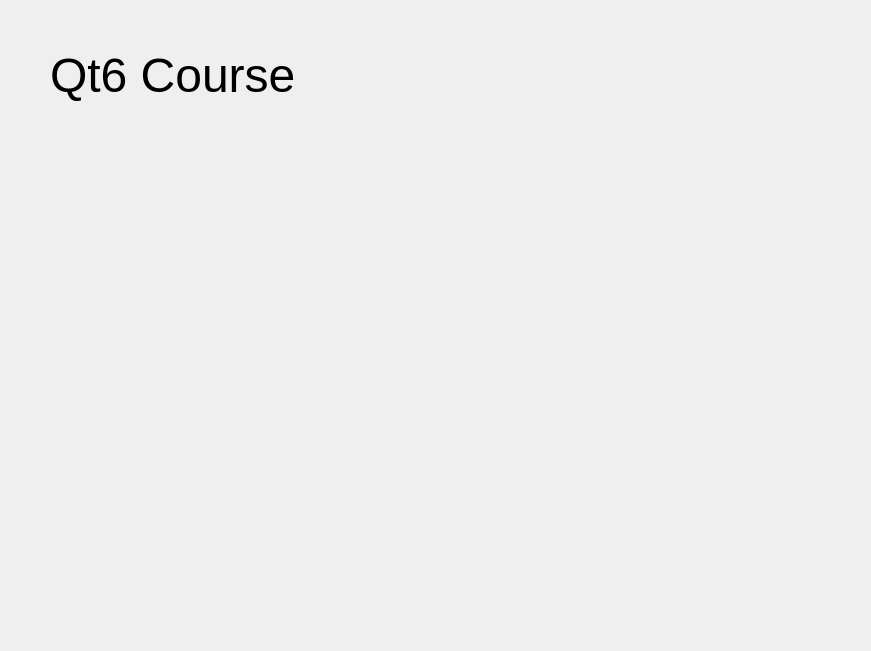
<?xml version="1.0" encoding="UTF-8"?>
<ui version="4.0">
 <class>Widget</class>
 <widget class="QWidget" name="Widget">
  <property name="geometry">
   <rect>
    <x>0</x>
    <y>0</y>
    <width>871</width>
    <height>651</height>
   </rect>
  </property>
  <property name="windowTitle">
   <string>Widget</string>
  </property>
  <widget class="QLabel" name="label">
   <property name="geometry">
    <rect>
     <x>50</x>
     <y>30</y>
     <width>331</width>
     <height>91</height>
    </rect>
   </property>
   <property name="font">
    <font>
     <pointsize>36</pointsize>
    </font>
   </property>
   <property name="text">
    <string>Qt6 Course</string>
   </property>
  </widget>
  <widget class="QLabel" name="labelImage">
   <property name="geometry">
    <rect>
     <x>130</x>
     <y>160</y>
     <width>571</width>
     <height>441</height>
    </rect>
   </property>
   <property name="text">
    <string/>
   </property>
  </widget>
 </widget>
 <resources/>
 <connections/>
</ui>
